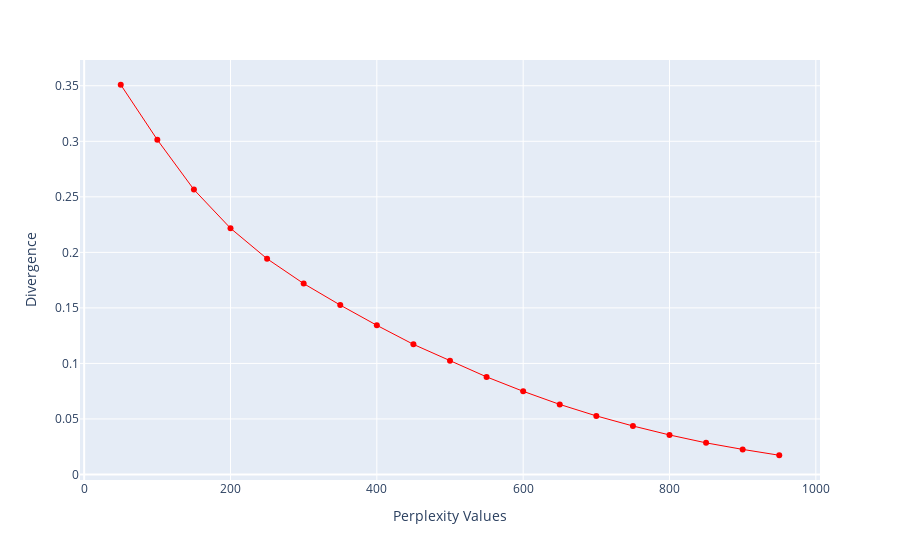

The notebook cell this image was saved under:
### Code cell
import numpy as np

perplexity = np.arange(50, 1000, 50)
divergence = []

for i in perplexity:
    model = TSNE(n_components=2, init="pca", perplexity=i)
    reduced = model.fit_transform(X_tsne)
    divergence.append(model.kl_divergence_)
fig = px.line(x=perplexity, y=divergence, markers=True)
fig.update_layout(xaxis_title="Perplexity Values", yaxis_title="Divergence")
fig.update_traces(line_color="red", line_width=1)
fig.show()

### Figure 1 — Plotly figure (JSON) as saved in the notebook; plotly's stock layout.template omitted (floating-point values rounded to 4 significant figures)
{"data": [{"hovertemplate": "x=%{x}<br>y=%{y}<extra></extra>", "legendgroup": "", "line": {"color": "red", "dash": "solid", "width": 1}, "marker": {"symbol": "circle"}, "mode": "lines+markers", "name": "", "orientation": "v", "showlegend": false, "type": "scatter", "x": [50, 100, 150, 200, 250, 300, 350, 400, 450, 500, 550, 600, 650, 700, 750, 800, 850, 900, 950], "xaxis": "x", "y": [0.3509, 0.3014, 0.2565, 0.2217, 0.1942, 0.1719, 0.1525, 0.1343, 0.1172, 0.1023, 0.08787, 0.0749, 0.06308, 0.05275, 0.04368, 0.03559, 0.02848, 0.02259, 0.01732], "yaxis": "y"}], "layout": {"legend": {"tracegroupgap": 0}, "margin": {"t": 60}, "xaxis": {"anchor": "y", "domain": [0, 1], "title": {"text": "Perplexity Values"}}, "yaxis": {"anchor": "x", "domain": [0, 1], "title": {"text": "Divergence"}}}}
